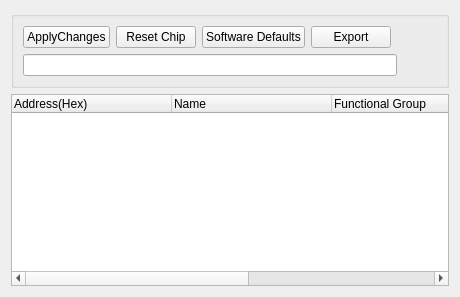
      <widget class="QWidget" name="connect_config">
       <layout class="QVBoxLayout" name="verticalLayout_2">
        <item>
         <widget class="QGroupBox" name="groupBox_5">
          <property name="title">
           <string/>
          </property>
          <layout class="QGridLayout" name="gridLayout_12">
           <item row="1" column="0">
            <widget class="QPushButton" name="ApplyChanges">
             <property name="text">
              <string>ApplyChanges</string>
             </property>
             <property name="icon">
              <iconset resource="../images/ui_pr.qrc">
               <normaloff>:/images/apply.png</normaloff>:/images/apply.png</iconset>
             </property>
            </widget>
           </item>
           <item row="1" column="3">
            <widget class="QPushButton" name="Export">
             <property name="text">
              <string>Export</string>
             </property>
             <property name="icon">
              <iconset resource="../images/ui_pr.qrc">
               <normaloff>:/images/export.png</normaloff>:/images/export.png</iconset>
             </property>
            </widget>
           </item>
           <item row="1" column="1">
            <widget class="QPushButton" name="Resetchip">
             <property name="text">
              <string>Reset Chip</string>
             </property>
             <property name="icon">
              <iconset resource="../images/ui_pr.qrc">
               <normaloff>:/images/Reset-Settings.png</normaloff>:/images/Reset-Settings.png</iconset>
             </property>
            </widget>
           </item>
           <item row="1" column="2">
            <widget class="QPushButton" name="software_defaults">
             <property name="text">
              <string>Software Defaults</string>
             </property>
             <property name="icon">
              <iconset resource="../images/ui_pr.qrc">
               <normaloff>:/images/back.png</normaloff>:/images/back.png</iconset>
             </property>
            </widget>
           </item>
           <item row="1" column="5">
            <spacer name="horizontalSpacer_8">
             <property name="orientation">
              <enum>Qt::Horizontal</enum>
             </property>
             <property name="sizeHint" stdset="0">
              <size>
               <width>40</width>
               <height>20</height>
              </size>
             </property>
            </spacer>
           </item>
           <item row="2" column="0" colspan="5">
            <widget class="QLineEdit" name="search_register"/>
           </item>
          </layout>
         </widget>
        </item>
        <item>
         <widget class="QTreeWidget" name="func_descibe">
          <property name="autoScrollMargin">
           <number>16</number>
          </property>
          <attribute name="headerCascadingSectionResizes">
           <bool>false</bool>
          </attribute>
          <attribute name="headerDefaultSectionSize">
           <number>160</number>
          </attribute>
          <column>
           <property name="text">
            <string>Address(Hex)</string>
           </property>
          </column>
          <column>
           <property name="text">
            <string>Name</string>
           </property>
          </column>
          <column>
           <property name="text">
            <string>Functional Group </string>
           </property>
          </column>
          <column>
           <property name="text">
            <string>Data(Hex)</string>
           </property>
          </column>
          <column>
           <property name="text">
            <string>Data(Binary)</string>
           </property>
          </column>
         </widget>
        </item>
       </layout>
      </widget>
